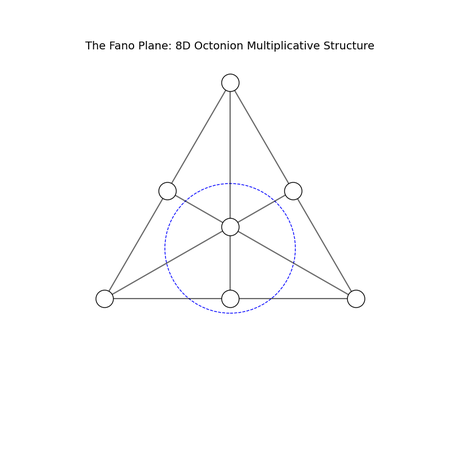
#> input picture curated/01_theory_frameworks/fano_plane_structure.png, 449 x 449 px, shrunk from 800 x 800 before the run, found by its file name
$ python synthesis_plot.py
#> lines starting #> are read from the running program, lines starting #| are printed output that depends on the picture
import os

import matplotlib.pyplot as plt
import pandas as pd


def generate_synthesis_report():
    """
    Generates a 4-pane cross-domain synthesis plot.
    Links: Algebra | Lattice | Cosmology | Transport
    """
    print("Generating Unified Gemini Synthesis Report...")
    fig, axs = plt.subplots(2, 2, figsize=(16, 14))

    # 1. Algebra (Fano Plane)
    img_fano = plt.imread("curated/01_theory_frameworks/fano_plane_structure.png")
#> img_fano is the input picture: shape (449, 449, 4) float32; mean R, G, B, A 0.989, 0.989, 0.99, 1
    axs[0, 0].imshow(img_fano)
    axs[0, 0].set_title("I. Algebraic Foundation (Octonions)", fontsize=16)
    axs[0, 0].axis('off')

    # 2. Lattice (E8)
    img_e8 = plt.imread("curated/01_theory_frameworks/e8_quasicrystal_projection.png")
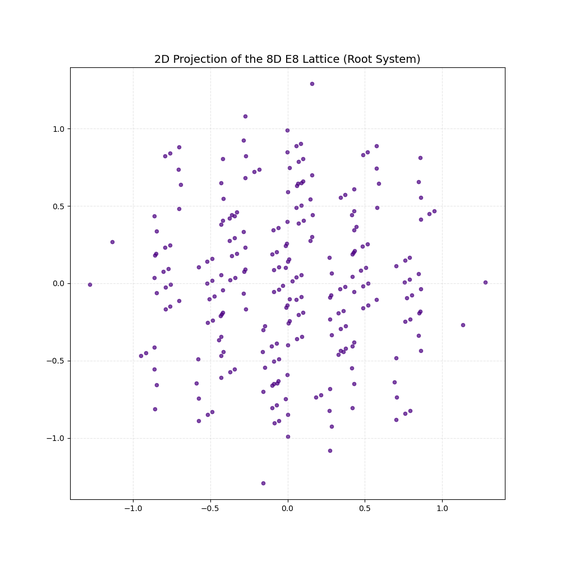
#> input picture curated/01_theory_frameworks/e8_quasicrystal_projection.png, 561 x 561 px, shrunk from 1000 x 1000 before the run, found by its file name
#> img_e8 is the input picture: shape (561, 561, 4) float32; mean R, G, B, A 0.987, 0.984, 0.989, 1
    axs[0, 1].imshow(img_e8)
    axs[0, 1].set_title("II. Physical Substrate (E8 Quasicrystal)", fontsize=16)
    axs[0, 1].axis('off')

    # 3. Cosmology (FLRW)
    cosmo_path = "curated/02_simulations_pde_quantum/quantum_cosmology_statefinders.csv"
    if os.path.exists(cosmo_path):
        df_c = pd.read_csv(cosmo_path)
        axs[1, 0].plot(df_c['time_Gyr'], df_c['scale_factor_a'], color='red', lw=2)
        axs[1, 0].set_title("III. Macroscopic Evolution (Quantum FLRW)", fontsize=16)
        axs[1, 0].set_xlabel("Time (Gyr)")
        axs[1, 0].set_ylabel("Scale Factor a(t)")
        axs[1, 0].grid(True, alpha=0.3)

    # 4. Transport (Strange Metals)
    holo_path = "curated/02_simulations_pde_quantum/strange_metal_holographic_transport.csv"
    if os.path.exists(holo_path):
        df_h = pd.read_csv(holo_path)
        axs[1, 1].plot(df_h['temperature_K'], df_h['resistivity_ohm_m'], color='green', lw=2)
        axs[1, 1].set_title("IV. Material Transport (Holographic Metals)", fontsize=16)
        axs[1, 1].set_xlabel("Temperature (K)")
        axs[1, 1].set_ylabel("Resistivity (Linear-T)")
        axs[1, 1].grid(True, alpha=0.3)

    plt.suptitle("THE GEMINI PROTOCOL: Unified Multi-Scale Physics Synthesis", fontsize=22, y=0.98)
    plt.tight_layout(rect=[0, 0.03, 1, 0.95])

    final_path = "curated/05_summaries_indexes/gemini_unified_synthesis.png"
    plt.savefig(final_path)
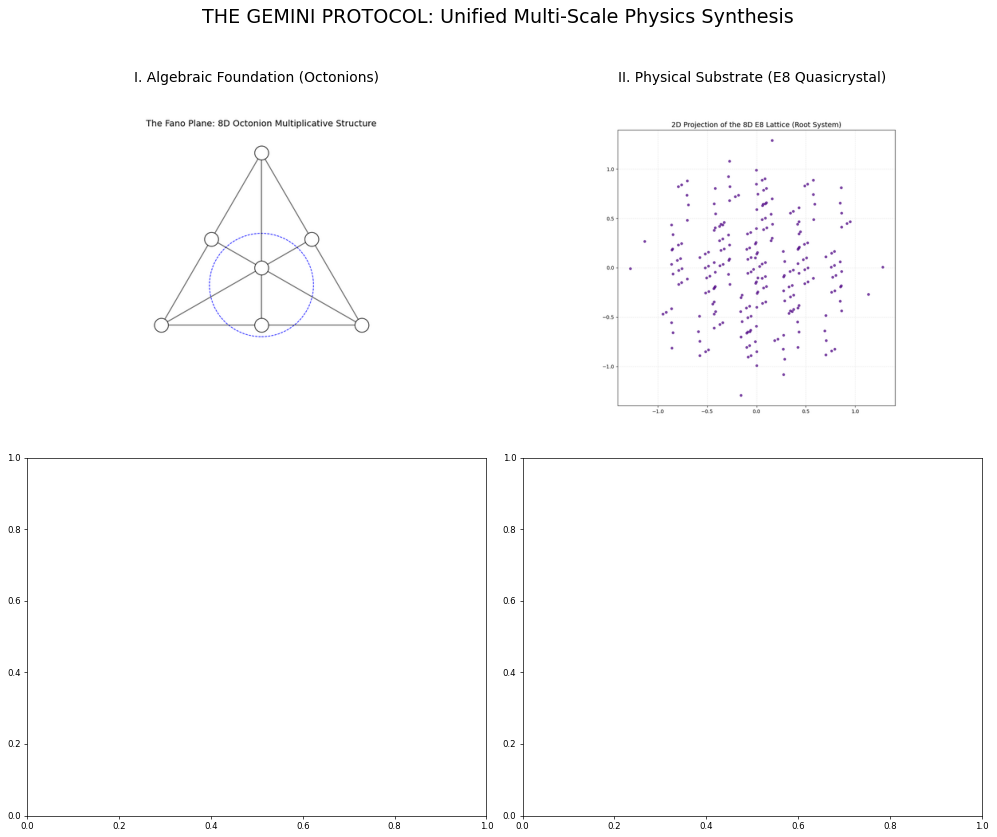
#> figure drawn by matplotlib, 2 panels
    print(f"Unified Synthesis Report saved to {final_path}")

if __name__ == "__main__":
    generate_synthesis_report()
